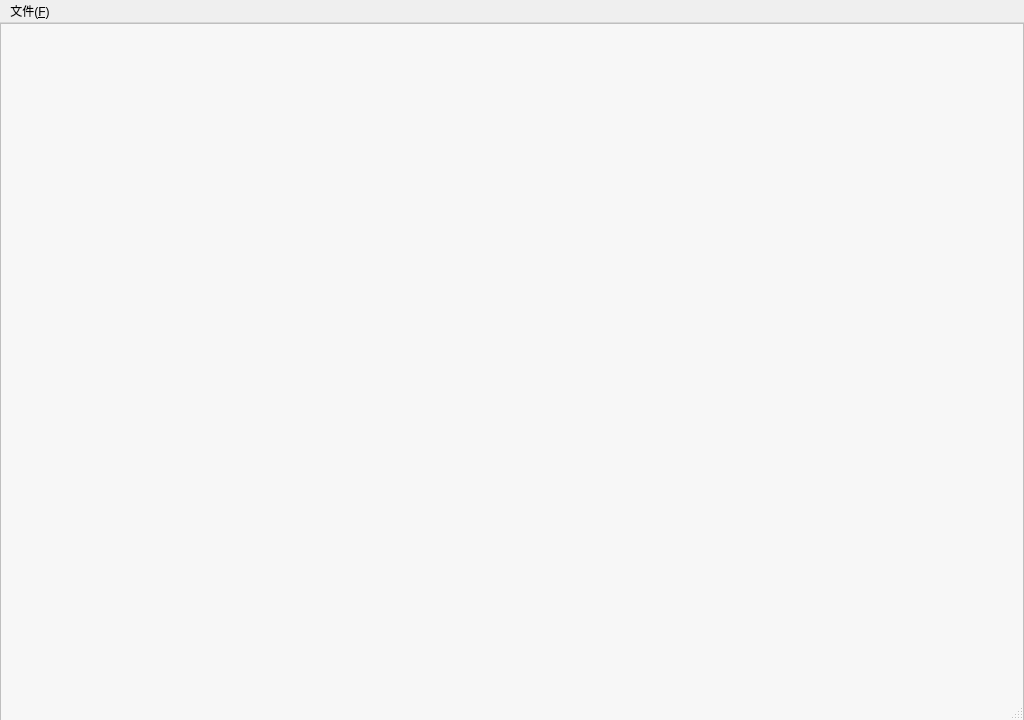
<?xml version="1.0" encoding="UTF-8"?>
<ui version="4.0">
 <class>MainWindow</class>
 <widget class="QMainWindow" name="MainWindow">
  <property name="geometry">
   <rect>
    <x>0</x>
    <y>0</y>
    <width>1024</width>
    <height>720</height>
   </rect>
  </property>
  <property name="sizePolicy">
   <sizepolicy hsizetype="Expanding" vsizetype="Expanding">
    <horstretch>0</horstretch>
    <verstretch>0</verstretch>
   </sizepolicy>
  </property>
  <property name="minimumSize">
   <size>
    <width>1024</width>
    <height>720</height>
   </size>
  </property>
  <property name="maximumSize">
   <size>
    <width>1024</width>
    <height>720</height>
   </size>
  </property>
  <property name="windowTitle">
   <string>MusicEditor</string>
  </property>
  <property name="accessibleDescription">
   <string/>
  </property>
  <property name="layoutDirection">
   <enum>Qt::LayoutDirection::LeftToRight</enum>
  </property>
  <property name="iconSize">
   <size>
    <width>32</width>
    <height>32</height>
   </size>
  </property>
  <widget class="QWidget" name="centralwidget">
   <property name="sizePolicy">
    <sizepolicy hsizetype="Expanding" vsizetype="Expanding">
     <horstretch>0</horstretch>
     <verstretch>0</verstretch>
    </sizepolicy>
   </property>
   <property name="minimumSize">
    <size>
     <width>1024</width>
     <height>720</height>
    </size>
   </property>
   <property name="maximumSize">
    <size>
     <width>1024</width>
     <height>720</height>
    </size>
   </property>
   <widget class="QWidget" name="widget" native="true">
    <property name="geometry">
     <rect>
      <x>2</x>
      <y>0</y>
      <width>1024</width>
      <height>80</height>
     </rect>
    </property>
    <property name="styleSheet">
     <string>QPushButton {
    border-radius: 10px;
    background-color:rgb(255, 255, 255);
    color: white;
    font-size: 8px;
    height: 56px;
    width: 56px;

}
QPushButton:hover {
	 background-color:rgb(240, 240, 240);
}
QPushButton:pressed {
    background-color:rgb(30,40, 190);
}</string>
    </property>
    <widget class="QPushButton" name="note8">
     <property name="enabled">
      <bool>true</bool>
     </property>
     <property name="geometry">
      <rect>
       <x>10</x>
       <y>10</y>
       <width>56</width>
       <height>56</height>
      </rect>
     </property>
     <property name="sizePolicy">
      <sizepolicy hsizetype="Fixed" vsizetype="Fixed">
       <horstretch>0</horstretch>
       <verstretch>0</verstretch>
      </sizepolicy>
     </property>
     <property name="layoutDirection">
      <enum>Qt::LayoutDirection::RightToLeft</enum>
     </property>
     <property name="autoFillBackground">
      <bool>false</bool>
     </property>
     <property name="styleSheet">
      <string notr="true">QPushButton {
    border-radius: 10px;
    background-color:rgb(255, 255, 255);
    color: white;
    font-size: 8px;
    height: 56px;
    width: 56px;

}
QPushButton:hover {
	 background-color:rgb(240, 240, 240);
}
QPushButton:checked {
    background-color:rgb(0, 170, 255);
}</string>
     </property>
     <property name="text">
      <string/>
     </property>
     <property name="icon">
      <iconset resource="resources.qrc">
       <normaloff>:/images/images/8.png</normaloff>:/images/images/8.png</iconset>
     </property>
     <property name="iconSize">
      <size>
       <width>48</width>
       <height>48</height>
      </size>
     </property>
    </widget>
    <widget class="QPushButton" name="play">
     <property name="geometry">
      <rect>
       <x>900</x>
       <y>10</y>
       <width>56</width>
       <height>56</height>
      </rect>
     </property>
     <property name="sizePolicy">
      <sizepolicy hsizetype="Fixed" vsizetype="Fixed">
       <horstretch>0</horstretch>
       <verstretch>0</verstretch>
      </sizepolicy>
     </property>
     <property name="styleSheet">
      <string notr="true">QPushButton {
    border-radius: 10px;
    background-color:rgb(255, 255, 255);
    color: white;
    font-size: 8px;
    height: 56px;
    width: 56px;

}
QPushButton:hover {
	 background-color:rgb(240, 240, 240);
}
QPushButton:pressed {
    background-color:rgb(30,40, 190);
}</string>
     </property>
     <property name="text">
      <string/>
     </property>
     <property name="icon">
      <iconset resource="resources.qrc">
       <normaloff>:/images/images/pause.png</normaloff>:/images/images/pause.png</iconset>
     </property>
     <property name="iconSize">
      <size>
       <width>48</width>
       <height>48</height>
      </size>
     </property>
    </widget>
    <widget class="QPushButton" name="pause8">
     <property name="enabled">
      <bool>true</bool>
     </property>
     <property name="geometry">
      <rect>
       <x>309</x>
       <y>10</y>
       <width>56</width>
       <height>56</height>
      </rect>
     </property>
     <property name="sizePolicy">
      <sizepolicy hsizetype="Fixed" vsizetype="Fixed">
       <horstretch>0</horstretch>
       <verstretch>0</verstretch>
      </sizepolicy>
     </property>
     <property name="layoutDirection">
      <enum>Qt::LayoutDirection::RightToLeft</enum>
     </property>
     <property name="styleSheet">
      <string notr="true">QPushButton {
    border-radius: 10px;
    background-color:rgb(255, 255, 255);
    color: white;
    font-size: 8px;
    height: 56px;
    width: 56px;

}
QPushButton:hover {
	 background-color:rgb(240, 240, 240);
}
QPushButton:checked {
    background-color:rgb(0, 170, 255);
}</string>
     </property>
     <property name="text">
      <string/>
     </property>
     <property name="icon">
      <iconset resource="resources.qrc">
       <normaloff>:/images/images/8pause.png</normaloff>:/images/images/8pause.png</iconset>
     </property>
     <property name="iconSize">
      <size>
       <width>48</width>
       <height>48</height>
      </size>
     </property>
    </widget>
    <widget class="QPushButton" name="circle">
     <property name="geometry">
      <rect>
       <x>960</x>
       <y>10</y>
       <width>56</width>
       <height>56</height>
      </rect>
     </property>
     <property name="sizePolicy">
      <sizepolicy hsizetype="Fixed" vsizetype="Fixed">
       <horstretch>0</horstretch>
       <verstretch>0</verstretch>
      </sizepolicy>
     </property>
     <property name="styleSheet">
      <string notr="true">QPushButton {
    border-radius: 10px;
    background-color:rgb(255, 255, 255);
    color: white;
    font-size: 8px;
    height: 56px;
    width: 56px;

}
QPushButton:hover {
	 background-color:rgb(240, 240, 240);
}
QPushButton:pressed {
    background-color:rgb(30,40, 190);
}</string>
     </property>
     <property name="text">
      <string/>
     </property>
     <property name="icon">
      <iconset resource="resources.qrc">
       <normaloff>:/images/images/rowcircle.png</normaloff>:/images/images/rowcircle.png</iconset>
     </property>
     <property name="iconSize">
      <size>
       <width>48</width>
       <height>48</height>
      </size>
     </property>
    </widget>
    <widget class="QPushButton" name="pause4">
     <property name="enabled">
      <bool>true</bool>
     </property>
     <property name="geometry">
      <rect>
       <x>250</x>
       <y>10</y>
       <width>56</width>
       <height>56</height>
      </rect>
     </property>
     <property name="sizePolicy">
      <sizepolicy hsizetype="Fixed" vsizetype="Fixed">
       <horstretch>0</horstretch>
       <verstretch>0</verstretch>
      </sizepolicy>
     </property>
     <property name="layoutDirection">
      <enum>Qt::LayoutDirection::RightToLeft</enum>
     </property>
     <property name="autoFillBackground">
      <bool>false</bool>
     </property>
     <property name="styleSheet">
      <string notr="true">QPushButton {
    border-radius: 10px;
    background-color:rgb(255, 255, 255);
    color: white;
    font-size: 8px;
    height: 56px;
    width: 56px;

}
QPushButton:hover {
	 background-color:rgb(240, 240, 240);
}
QPushButton:checked {
    background-color:rgb(0, 170, 255);
}</string>
     </property>
     <property name="text">
      <string/>
     </property>
     <property name="icon">
      <iconset resource="resources.qrc">
       <normaloff>:/images/images/4pause.png</normaloff>:/images/images/4pause.png</iconset>
     </property>
     <property name="iconSize">
      <size>
       <width>48</width>
       <height>48</height>
      </size>
     </property>
    </widget>
    <widget class="QPushButton" name="note2">
     <property name="enabled">
      <bool>true</bool>
     </property>
     <property name="geometry">
      <rect>
       <x>127</x>
       <y>10</y>
       <width>56</width>
       <height>56</height>
      </rect>
     </property>
     <property name="sizePolicy">
      <sizepolicy hsizetype="Fixed" vsizetype="Fixed">
       <horstretch>0</horstretch>
       <verstretch>0</verstretch>
      </sizepolicy>
     </property>
     <property name="layoutDirection">
      <enum>Qt::LayoutDirection::RightToLeft</enum>
     </property>
     <property name="styleSheet">
      <string notr="true">QPushButton {
    border-radius: 10px;
    background-color:rgb(255, 255, 255);
    color: white;
    font-size: 8px;
    height: 56px;
    width: 56px;

}
QPushButton:hover {
	 background-color:rgb(240, 240, 240);
}
QPushButton:checked {
    background-color:rgb(0, 170, 255);
}</string>
     </property>
     <property name="text">
      <string/>
     </property>
     <property name="icon">
      <iconset resource="resources.qrc">
       <normaloff>:/images/images/2.png</normaloff>:/images/images/2.png</iconset>
     </property>
     <property name="iconSize">
      <size>
       <width>48</width>
       <height>48</height>
      </size>
     </property>
    </widget>
    <widget class="QPushButton" name="newline">
     <property name="enabled">
      <bool>true</bool>
     </property>
     <property name="geometry">
      <rect>
       <x>380</x>
       <y>10</y>
       <width>56</width>
       <height>56</height>
      </rect>
     </property>
     <property name="sizePolicy">
      <sizepolicy hsizetype="Fixed" vsizetype="Fixed">
       <horstretch>0</horstretch>
       <verstretch>0</verstretch>
      </sizepolicy>
     </property>
     <property name="layoutDirection">
      <enum>Qt::LayoutDirection::RightToLeft</enum>
     </property>
     <property name="styleSheet">
      <string notr="true">QPushButton {
    border-radius: 10px;
    background-color:rgb(255, 255, 255);
    color: white;
    font-size: 8px;
    height: 56px;
    width: 56px;

}
QPushButton:hover {
	 background-color:rgb(240, 240, 240);
}
QPushButton:pressed {
    background-color:rgb(30,40, 190);
}</string>
     </property>
     <property name="text">
      <string/>
     </property>
     <property name="icon">
      <iconset resource="resources.qrc">
       <normaloff>:/images/images/score.png</normaloff>:/images/images/score.png</iconset>
     </property>
     <property name="iconSize">
      <size>
       <width>48</width>
       <height>48</height>
      </size>
     </property>
    </widget>
    <widget class="QPushButton" name="unk">
     <property name="enabled">
      <bool>true</bool>
     </property>
     <property name="geometry">
      <rect>
       <x>450</x>
       <y>10</y>
       <width>56</width>
       <height>56</height>
      </rect>
     </property>
     <property name="sizePolicy">
      <sizepolicy hsizetype="Fixed" vsizetype="Fixed">
       <horstretch>0</horstretch>
       <verstretch>0</verstretch>
      </sizepolicy>
     </property>
     <property name="layoutDirection">
      <enum>Qt::LayoutDirection::RightToLeft</enum>
     </property>
     <property name="styleSheet">
      <string notr="true">QPushButton {
    border-radius: 10px;
    background-color:rgb(255, 255, 255);
    color: white;
    font-size: 8px;
    height: 56px;
    width: 56px;

}
QPushButton:hover {
	 background-color:rgb(240, 240, 240);
}
QPushButton:checked {
    background-color:rgb(0, 170, 255);
}</string>
     </property>
     <property name="text">
      <string/>
     </property>
     <property name="icon">
      <iconset resource="resources.qrc">
       <normaloff>:/images/images/notedown.png</normaloff>:/images/images/notedown.png</iconset>
     </property>
     <property name="iconSize">
      <size>
       <width>24</width>
       <height>24</height>
      </size>
     </property>
    </widget>
    <widget class="QPushButton" name="replay">
     <property name="geometry">
      <rect>
       <x>840</x>
       <y>10</y>
       <width>55</width>
       <height>56</height>
      </rect>
     </property>
     <property name="sizePolicy">
      <sizepolicy hsizetype="Fixed" vsizetype="Fixed">
       <horstretch>0</horstretch>
       <verstretch>0</verstretch>
      </sizepolicy>
     </property>
     <property name="styleSheet">
      <string notr="true">QPushButton {
    border-radius: 10px;
    background-color:rgb(255, 255, 255);
    color: white;
    font-size: 8px;
    height: 56px;
    width: 56px;

}
QPushButton:hover {
	 background-color:rgb(240, 240, 240);
}
QPushButton:pressed {
    background-color:rgb(30,40, 190);
}</string>
     </property>
     <property name="text">
      <string/>
     </property>
     <property name="icon">
      <iconset theme="QIcon::ThemeIcon::ApplicationExit"/>
     </property>
     <property name="iconSize">
      <size>
       <width>24</width>
       <height>24</height>
      </size>
     </property>
    </widget>
    <widget class="QPushButton" name="note4">
     <property name="enabled">
      <bool>true</bool>
     </property>
     <property name="geometry">
      <rect>
       <x>69</x>
       <y>10</y>
       <width>55</width>
       <height>56</height>
      </rect>
     </property>
     <property name="sizePolicy">
      <sizepolicy hsizetype="Fixed" vsizetype="Fixed">
       <horstretch>0</horstretch>
       <verstretch>0</verstretch>
      </sizepolicy>
     </property>
     <property name="layoutDirection">
      <enum>Qt::LayoutDirection::RightToLeft</enum>
     </property>
     <property name="styleSheet">
      <string notr="true">QPushButton {
    border-radius: 10px;
    background-color:rgb(255, 255, 255);
    color: white;
    font-size: 8px;
    height: 56px;
    width: 56px;

}
QPushButton:hover {
	 background-color:rgb(240, 240, 240);
}
QPushButton:checked {
    background-color:rgb(0, 170, 255);
}</string>
     </property>
     <property name="text">
      <string/>
     </property>
     <property name="icon">
      <iconset resource="resources.qrc">
       <normaloff>:/images/images/4.png</normaloff>:/images/images/4.png</iconset>
     </property>
     <property name="iconSize">
      <size>
       <width>48</width>
       <height>48</height>
      </size>
     </property>
    </widget>
    <widget class="QPushButton" name="note1">
     <property name="enabled">
      <bool>true</bool>
     </property>
     <property name="geometry">
      <rect>
       <x>185</x>
       <y>10</y>
       <width>55</width>
       <height>56</height>
      </rect>
     </property>
     <property name="sizePolicy">
      <sizepolicy hsizetype="Fixed" vsizetype="Fixed">
       <horstretch>0</horstretch>
       <verstretch>0</verstretch>
      </sizepolicy>
     </property>
     <property name="layoutDirection">
      <enum>Qt::LayoutDirection::RightToLeft</enum>
     </property>
     <property name="autoFillBackground">
      <bool>false</bool>
     </property>
     <property name="styleSheet">
      <string notr="true">QPushButton {
    border-radius: 10px;
    background-color:rgb(255, 255, 255);
    color: white;
    font-size: 8px;
    height: 56px;
    width: 56px;

}
QPushButton:hover {
	 background-color:rgb(240, 240, 240);
}
QPushButton:checked {
    background-color:rgb(0, 170, 255);
}</string>
     </property>
     <property name="text">
      <string/>
     </property>
     <property name="icon">
      <iconset resource="resources.qrc">
       <normaloff>:/images/images/1.png</normaloff>:/images/images/1.png</iconset>
     </property>
     <property name="iconSize">
      <size>
       <width>48</width>
       <height>48</height>
      </size>
     </property>
    </widget>
    <widget class="QPushButton" name="unk_2">
     <property name="enabled">
      <bool>true</bool>
     </property>
     <property name="geometry">
      <rect>
       <x>510</x>
       <y>10</y>
       <width>56</width>
       <height>56</height>
      </rect>
     </property>
     <property name="sizePolicy">
      <sizepolicy hsizetype="Fixed" vsizetype="Fixed">
       <horstretch>0</horstretch>
       <verstretch>0</verstretch>
      </sizepolicy>
     </property>
     <property name="layoutDirection">
      <enum>Qt::LayoutDirection::RightToLeft</enum>
     </property>
     <property name="styleSheet">
      <string notr="true">QPushButton {
    border-radius: 10px;
    background-color:rgb(255, 255, 255);
    color: white;
    font-size: 8px;
    height: 56px;
    width: 56px;

}
QPushButton:hover {
	 background-color:rgb(240, 240, 240);
}
QPushButton:checked {
    background-color:rgb(0, 170, 255);
}</string>
     </property>
     <property name="text">
      <string/>
     </property>
     <property name="icon">
      <iconset resource="resources.qrc">
       <normaloff>:/images/images/noteup.png</normaloff>:/images/images/noteup.png</iconset>
     </property>
     <property name="iconSize">
      <size>
       <width>24</width>
       <height>24</height>
      </size>
     </property>
    </widget>
    <widget class="QLabel" name="curMusic">
     <property name="geometry">
      <rect>
       <x>599</x>
       <y>11</y>
       <width>201</width>
       <height>51</height>
      </rect>
     </property>
     <property name="font">
      <font>
       <family>楷体</family>
       <pointsize>24</pointsize>
      </font>
     </property>
     <property name="text">
      <string/>
     </property>
     <property name="alignment">
      <set>Qt::AlignmentFlag::AlignCenter</set>
     </property>
    </widget>
   </widget>
   <widget class="QScrollArea" name="scrollArea">
    <property name="geometry">
     <rect>
      <x>0</x>
      <y>80</y>
      <width>1024</width>
      <height>620</height>
     </rect>
    </property>
    <property name="styleSheet">
     <string notr="true">QscrollArea{
background:rgb:(0, 255, 255);
}</string>
    </property>
    <property name="verticalScrollBarPolicy">
     <enum>Qt::ScrollBarPolicy::ScrollBarAsNeeded</enum>
    </property>
    <property name="horizontalScrollBarPolicy">
     <enum>Qt::ScrollBarPolicy::ScrollBarAlwaysOff</enum>
    </property>
    <property name="widgetResizable">
     <bool>true</bool>
    </property>
    <property name="alignment">
     <set>Qt::AlignmentFlag::AlignHCenter|Qt::AlignmentFlag::AlignTop</set>
    </property>
    <widget class="QWidget" name="scrollAreaWidgetContents">
     <property name="geometry">
      <rect>
       <x>0</x>
       <y>0</y>
       <width>1024</width>
       <height>618</height>
      </rect>
     </property>
     <property name="sizePolicy">
      <sizepolicy hsizetype="Fixed" vsizetype="Expanding">
       <horstretch>0</horstretch>
       <verstretch>0</verstretch>
      </sizepolicy>
     </property>
     <property name="minimumSize">
      <size>
       <width>1024</width>
       <height>0</height>
      </size>
     </property>
     <layout class="QVBoxLayout" name="verticalLayout_2">
      <property name="spacing">
       <number>0</number>
      </property>
      <property name="leftMargin">
       <number>0</number>
      </property>
      <property name="topMargin">
       <number>0</number>
      </property>
      <property name="rightMargin">
       <number>0</number>
      </property>
      <property name="bottomMargin">
       <number>0</number>
      </property>
      <item>
       <spacer name="verticalSpacer">
        <property name="orientation">
         <enum>Qt::Orientation::Vertical</enum>
        </property>
        <property name="sizeHint" stdset="0">
         <size>
          <width>20</width>
          <height>40</height>
         </size>
        </property>
       </spacer>
      </item>
     </layout>
    </widget>
   </widget>
   <widget class="QListWidget" name="listWidget">
    <property name="enabled">
     <bool>true</bool>
    </property>
    <property name="geometry">
     <rect>
      <x>0</x>
      <y>0</y>
      <width>1024</width>
      <height>702</height>
     </rect>
    </property>
    <property name="font">
     <font>
      <family>黑体</family>
      <pointsize>16</pointsize>
      <bold>false</bold>
      <kerning>true</kerning>
     </font>
    </property>
    <property name="styleSheet">
     <string notr="true">QListWidget {
background-color: #f7f7f7;
}
QListWidget::Item {
background-color: #ffffff;
border-radius:5px;
width:200px;
height:275px;
margin-left:96px;
margin-top:25px;

background-repeat: no-repeat;
background-position: center;
padding:10px;
}</string>
    </property>
    <property name="editTriggers">
     <set>QAbstractItemView::EditTrigger::NoEditTriggers</set>
    </property>
    <property name="selectionMode">
     <enum>QAbstractItemView::SelectionMode::NoSelection</enum>
    </property>
    <property name="flow">
     <enum>QListView::Flow::LeftToRight</enum>
    </property>
    <property name="isWrapping" stdset="0">
     <bool>true</bool>
    </property>
    <property name="spacing">
     <number>0</number>
    </property>
    <property name="itemAlignment">
     <set>Qt::AlignmentFlag::AlignCenter</set>
    </property>
   </widget>
   <zorder>scrollArea</zorder>
   <zorder>widget</zorder>
   <zorder>listWidget</zorder>
  </widget>
  <widget class="QMenuBar" name="menubar">
   <property name="geometry">
    <rect>
     <x>0</x>
     <y>0</y>
     <width>1024</width>
     <height>18</height>
    </rect>
   </property>
   <widget class="QMenu" name="File">
    <property name="title">
     <string>文件(&amp;F)</string>
    </property>
    <addaction name="New"/>
    <addaction name="Delete"/>
    <addaction name="Search"/>
   </widget>
   <addaction name="File"/>
  </widget>
  <widget class="QStatusBar" name="statusBar"/>
  <action name="Delete">
   <property name="text">
    <string>删除(&amp;D)</string>
   </property>
  </action>
  <action name="Search">
   <property name="text">
    <string>搜索(&amp;S)</string>
   </property>
  </action>
  <action name="action_N">
   <property name="text">
    <string>新建(&amp;N)</string>
   </property>
  </action>
  <action name="New">
   <property name="text">
    <string>新建(&amp;N)</string>
   </property>
  </action>
 </widget>
 <resources>
  <include location="resources.qrc"/>
 </resources>
 <connections/>
</ui>
